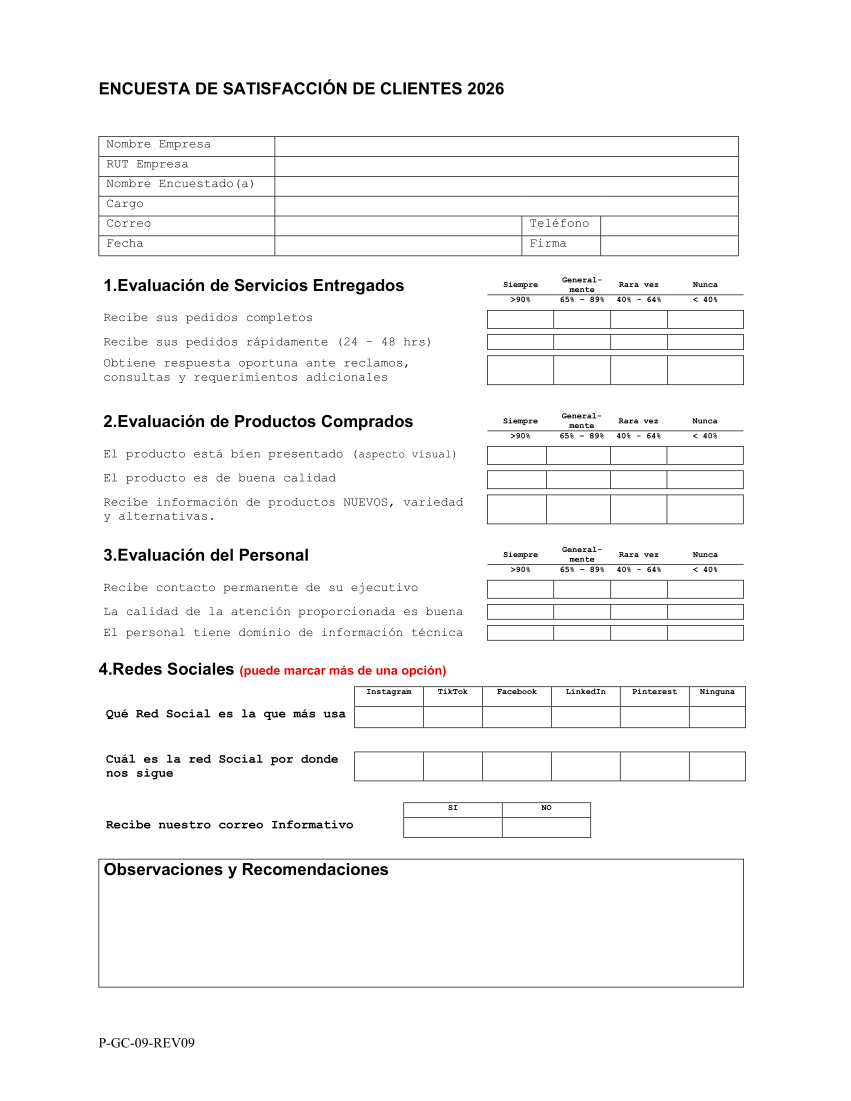
#> input picture Scanner/backend/storage/plantilla/maestra_referencia.png, 2551 x 3301 px (shown at 1/3 size); its folder holds 2 pictures in this run
$ python labeler.py
#> lines starting #> are read from the running program, lines starting #| are printed output that depends on the picture
import os
import sqlite3
import cv2

# Definir rutas relativas al directorio actual
BASE_DIR = os.path.dirname(os.path.abspath(__file__))
DB_PATH = os.path.join(BASE_DIR, 'instance', 'scanner.db')
IMAGEN_PLANTILLA = os.path.join(BASE_DIR, 'storage', 'plantilla', 'maestra_referencia.png')

NOMBRE_PLANTILLA = 'Encuesta Satisfaccion 2026'
VERSION = 1

ref_point = []
drawing = False
img_display = None
scale_factor = 1.0


# [48 lines left out: functions obtener_o_crear_plantilla, shape_selection, not called in this run]


def ejecutar_etiquetador(ruta_imagen):
  global img_display, scale_factor, ref_point

  if not os.path.exists(ruta_imagen):
    print(f"Error: La imagen '{ruta_imagen}' no existe.")
    return

  img_original = cv2.imread(ruta_imagen)
#> img_original is the input picture: shape (3301, 2551, 3); mean B, G, R 247.5, 247.5, 247.7
  if img_original is None:
    print('Error: No se pudo cargar la imagen.')
    return

  alto_real, ancho_real = img_original.shape[:2]
#> alto_real = 3301; ancho_real = 2551

  # Ajustar a un alto máximo de 800px para que quepa en cualquier pantalla
  max_alto_pantalla = 850.0
  if alto_real > max_alto_pantalla:
    scale_factor = max_alto_pantalla / float(alto_real)
#> scale_factor = 0.257
  else:
    scale_factor = 1.0

  ancho_vis = int(ancho_real * scale_factor)
#> ancho_vis = 656
  alto_vis = int(alto_real * scale_factor)
#> alto_vis = 850

  img_resized = cv2.resize(
      img_original, (ancho_vis, alto_vis), interpolation=cv2.INTER_AREA
  )
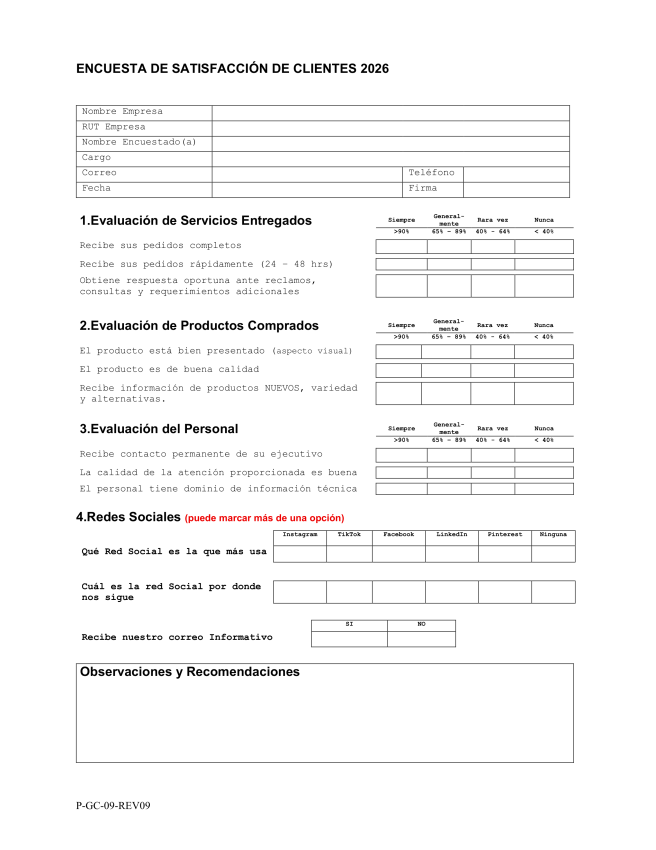
#> img_resized: shape (850, 656, 3); mean B, G, R 247.5, 247.5, 247.7
  img_display = img_resized.copy()

#> (the run stopped early here; a loop or call above may not have finished)
